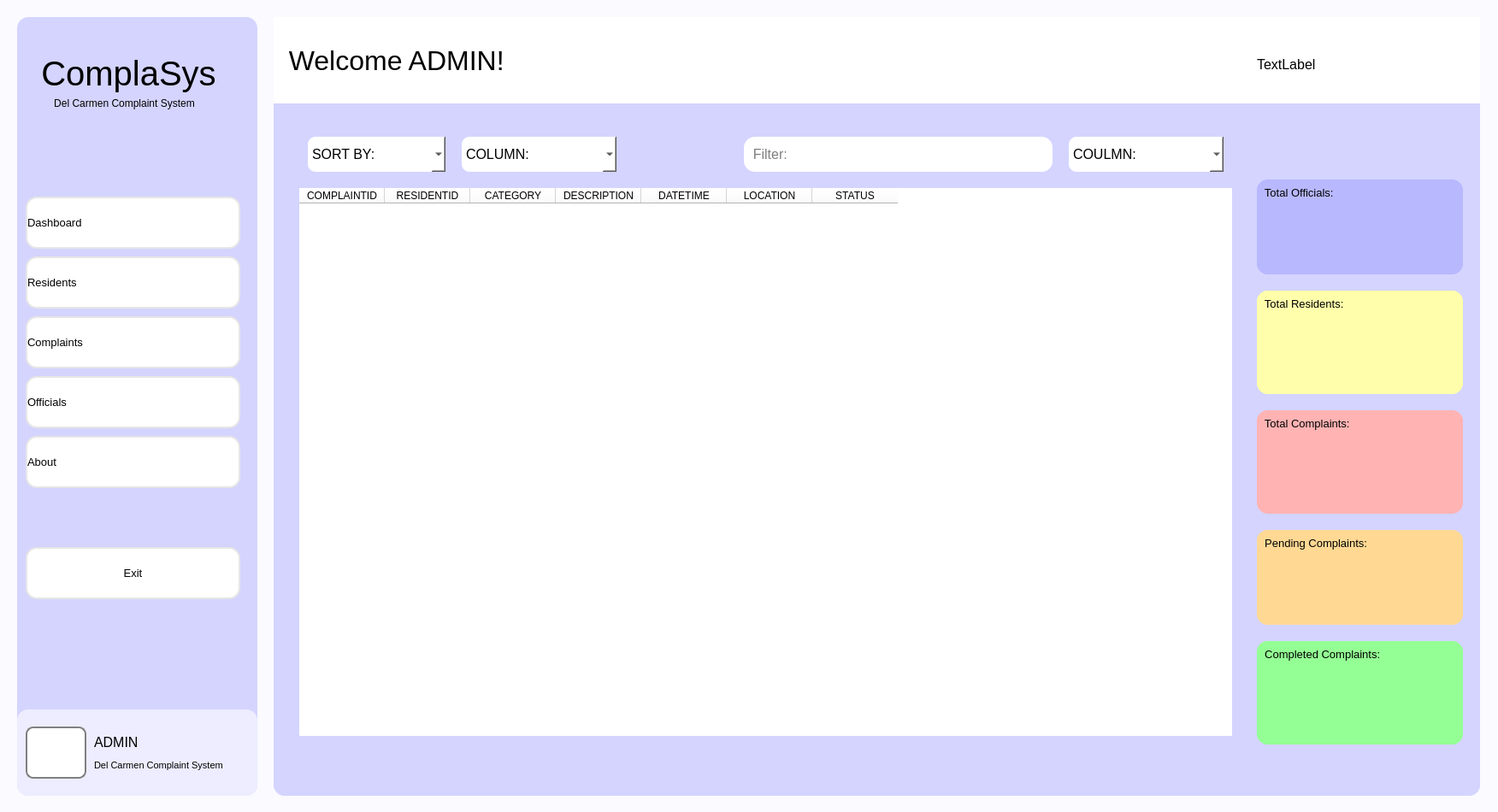
<?xml version="1.0" encoding="UTF-8"?>
<ui version="4.0">
 <class>MainWindow</class>
 <widget class="QMainWindow" name="MainWindow">
  <property name="geometry">
   <rect>
    <x>0</x>
    <y>0</y>
    <width>1752</width>
    <height>950</height>
   </rect>
  </property>
  <property name="windowTitle">
   <string>MainWindow</string>
  </property>
  <property name="styleSheet">
   <string notr="true">background-color: rgb(250, 250, 255);
</string>
  </property>
  <widget class="QWidget" name="centralwidget">
   <widget class="QWidget" name="fullMenu" native="true">
    <property name="geometry">
     <rect>
      <x>20</x>
      <y>20</y>
      <width>281</width>
      <height>911</height>
     </rect>
    </property>
    <property name="font">
     <font>
      <weight>75</weight>
      <bold>true</bold>
     </font>
    </property>
    <property name="styleSheet">
     <string notr="true">background-color: rgb(212, 212, 255);
border-radius: 13px;
color: black;</string>
    </property>
    <widget class="QPushButton" name="homeBtn">
     <property name="geometry">
      <rect>
       <x>10</x>
       <y>210</y>
       <width>251</width>
       <height>61</height>
      </rect>
     </property>
     <property name="font">
      <font>
       <pointsize>10</pointsize>
       <weight>50</weight>
       <bold>false</bold>
      </font>
     </property>
     <property name="styleSheet">
      <string notr="true">background-color: white;
border: 2px solid rgb(230, 230, 230);
border-radius: 13px;
text-align: left;
color:black;</string>
     </property>
     <property name="text">
      <string>Dashboard</string>
     </property>
     <property name="icon">
      <iconset resource="CCC151-ComplaSys-neil/resources/resource.qrc">
       <normaloff>:/icons/icons-flat/home.png</normaloff>:/icons/icons-flat/home.png</iconset>
     </property>
    </widget>
    <widget class="QPushButton" name="resBtn">
     <property name="geometry">
      <rect>
       <x>10</x>
       <y>280</y>
       <width>251</width>
       <height>61</height>
      </rect>
     </property>
     <property name="font">
      <font>
       <pointsize>10</pointsize>
       <weight>50</weight>
       <bold>false</bold>
      </font>
     </property>
     <property name="styleSheet">
      <string notr="true">background-color: white;
border: 2px solid rgb(230, 230, 230);
border-radius: 13px;
text-align: left;
color:black;</string>
     </property>
     <property name="text">
      <string>Residents</string>
     </property>
     <property name="icon">
      <iconset resource="CCC151-ComplaSys-neil/resources/resource.qrc">
       <normaloff>:/icons/icons-flat/users-alt.png</normaloff>:/icons/icons-flat/users-alt.png</iconset>
     </property>
    </widget>
    <widget class="QPushButton" name="compBtn">
     <property name="geometry">
      <rect>
       <x>10</x>
       <y>350</y>
       <width>251</width>
       <height>61</height>
      </rect>
     </property>
     <property name="font">
      <font>
       <pointsize>10</pointsize>
       <weight>50</weight>
       <bold>false</bold>
      </font>
     </property>
     <property name="styleSheet">
      <string notr="true">background-color: white;
border: 2px solid rgb(230, 230, 230);
border-radius: 13px;
text-align: left;
color:black;</string>
     </property>
     <property name="text">
      <string>Complaints</string>
     </property>
     <property name="icon">
      <iconset resource="CCC151-ComplaSys-neil/resources/resource.qrc">
       <normaloff>:/icons/icons-flat/document.png</normaloff>:/icons/icons-flat/document.png</iconset>
     </property>
    </widget>
    <widget class="QPushButton" name="offiBtn">
     <property name="geometry">
      <rect>
       <x>10</x>
       <y>420</y>
       <width>251</width>
       <height>61</height>
      </rect>
     </property>
     <property name="font">
      <font>
       <pointsize>10</pointsize>
       <weight>50</weight>
       <bold>false</bold>
      </font>
     </property>
     <property name="styleSheet">
      <string notr="true">background-color: white;
border: 2px solid rgb(230, 230, 230);
border-radius: 13px;
text-align: left;
color:black;</string>
     </property>
     <property name="text">
      <string>Officials</string>
     </property>
     <property name="icon">
      <iconset resource="CCC151-ComplaSys-neil/resources/resource.qrc">
       <normaloff>:/icons/icons-flat/briefcase.png</normaloff>:/icons/icons-flat/briefcase.png</iconset>
     </property>
    </widget>
    <widget class="QFrame" name="frame">
     <property name="geometry">
      <rect>
       <x>0</x>
       <y>810</y>
       <width>281</width>
       <height>101</height>
      </rect>
     </property>
     <property name="styleSheet">
      <string notr="true">background-color: rgb(237, 237, 255);
color: black;</string>
     </property>
     <property name="frameShape">
      <enum>QFrame::StyledPanel</enum>
     </property>
     <property name="frameShadow">
      <enum>QFrame::Raised</enum>
     </property>
     <widget class="QPushButton" name="accBtn">
      <property name="geometry">
       <rect>
        <x>10</x>
        <y>20</y>
        <width>71</width>
        <height>61</height>
       </rect>
      </property>
      <property name="styleSheet">
       <string notr="true">background-color: white;
border-radius: 9px;
border: 2px solid grey;</string>
      </property>
      <property name="text">
       <string/>
      </property>
      <property name="icon">
       <iconset resource="CCC151-ComplaSys-neil/resources/resource.qrc">
        <normaloff>:/icons/icons-flat/user.png</normaloff>:/icons/icons-flat/user.png</iconset>
      </property>
     </widget>
     <widget class="QLabel" name="label">
      <property name="geometry">
       <rect>
        <x>90</x>
        <y>30</y>
        <width>81</width>
        <height>16</height>
       </rect>
      </property>
      <property name="font">
       <font>
        <pointsize>12</pointsize>
        <weight>50</weight>
        <bold>false</bold>
       </font>
      </property>
      <property name="text">
       <string>ADMIN</string>
      </property>
     </widget>
     <widget class="QLabel" name="label_2">
      <property name="geometry">
       <rect>
        <x>90</x>
        <y>50</y>
        <width>201</width>
        <height>31</height>
       </rect>
      </property>
      <property name="font">
       <font>
        <pointsize>8</pointsize>
        <weight>50</weight>
        <bold>false</bold>
       </font>
      </property>
      <property name="text">
       <string>Del Carmen Complaint System</string>
      </property>
     </widget>
    </widget>
    <widget class="QPushButton" name="exBtn">
     <property name="geometry">
      <rect>
       <x>10</x>
       <y>620</y>
       <width>251</width>
       <height>61</height>
      </rect>
     </property>
     <property name="font">
      <font>
       <pointsize>10</pointsize>
       <weight>50</weight>
       <bold>false</bold>
      </font>
     </property>
     <property name="styleSheet">
      <string notr="true">background-color: white;
border: 2px solid rgb(230, 230, 230);
border-radius: 13px;
color:black;</string>
     </property>
     <property name="text">
      <string>Exit</string>
     </property>
    </widget>
    <widget class="QPushButton" name="abtBtn">
     <property name="geometry">
      <rect>
       <x>10</x>
       <y>490</y>
       <width>251</width>
       <height>61</height>
      </rect>
     </property>
     <property name="font">
      <font>
       <pointsize>10</pointsize>
       <weight>50</weight>
       <bold>false</bold>
      </font>
     </property>
     <property name="styleSheet">
      <string notr="true">background-color: white;
border: 2px solid rgb(230, 230, 230);
border-radius: 13px;
text-align: left;
color:black;</string>
     </property>
     <property name="text">
      <string>About</string>
     </property>
     <property name="icon">
      <iconset resource="CCC151-ComplaSys-neil/resources/resource.qrc">
       <normaloff>:/icons/icons-flat/interrogation.png</normaloff>:/icons/icons-flat/interrogation.png</iconset>
     </property>
    </widget>
    <widget class="QLabel" name="label_4">
     <property name="geometry">
      <rect>
       <x>0</x>
       <y>90</y>
       <width>251</width>
       <height>21</height>
      </rect>
     </property>
     <property name="font">
      <font>
       <pointsize>9</pointsize>
       <weight>50</weight>
       <bold>false</bold>
      </font>
     </property>
     <property name="styleSheet">
      <string notr="true">border-radius: 0px;
border: 0px;</string>
     </property>
     <property name="text">
      <string>Del Carmen Complaint System</string>
     </property>
     <property name="alignment">
      <set>Qt::AlignCenter</set>
     </property>
    </widget>
    <widget class="QLabel" name="label_3">
     <property name="geometry">
      <rect>
       <x>0</x>
       <y>40</y>
       <width>261</width>
       <height>51</height>
      </rect>
     </property>
     <property name="font">
      <font>
       <family>MS Sans Serif</family>
       <pointsize>30</pointsize>
       <weight>50</weight>
       <bold>false</bold>
      </font>
     </property>
     <property name="styleSheet">
      <string notr="true">border-radius: 0px;
border: 0px;</string>
     </property>
     <property name="text">
      <string>ComplaSys</string>
     </property>
     <property name="alignment">
      <set>Qt::AlignCenter</set>
     </property>
    </widget>
   </widget>
   <widget class="QStackedWidget" name="stackedWidget">
    <property name="geometry">
     <rect>
      <x>320</x>
      <y>20</y>
      <width>1411</width>
      <height>911</height>
     </rect>
    </property>
    <property name="font">
     <font>
      <family>System</family>
      <weight>50</weight>
      <bold>false</bold>
     </font>
    </property>
    <property name="styleSheet">
     <string notr="true">background-color: rgb(212, 212, 255);
border-radius: 13px;</string>
    </property>
    <property name="currentIndex">
     <number>0</number>
    </property>
    <widget class="QWidget" name="page">
     <widget class="QLabel" name="label_7">
      <property name="geometry">
       <rect>
        <x>0</x>
        <y>0</y>
        <width>1431</width>
        <height>101</height>
       </rect>
      </property>
      <property name="font">
       <font>
        <family>MS Shell Dlg 2</family>
        <pointsize>24</pointsize>
        <weight>50</weight>
        <bold>false</bold>
       </font>
      </property>
      <property name="styleSheet">
       <string notr="true">background-color: white;
color: black;
border-radius: 0px;</string>
      </property>
      <property name="text">
       <string>  Welcome ADMIN!</string>
      </property>
     </widget>
     <widget class="QLabel" name="labelDateTime1">
      <property name="geometry">
       <rect>
        <x>1150</x>
        <y>30</y>
        <width>261</width>
        <height>51</height>
       </rect>
      </property>
      <property name="font">
       <font>
        <pointsize>12</pointsize>
       </font>
      </property>
      <property name="styleSheet">
       <string notr="true">background-color: white;
color: black;</string>
      </property>
      <property name="text">
       <string>TextLabel</string>
      </property>
     </widget>
     <widget class="QFrame" name="frame_2">
      <property name="geometry">
       <rect>
        <x>1150</x>
        <y>460</y>
        <width>241</width>
        <height>121</height>
       </rect>
      </property>
      <property name="styleSheet">
       <string notr="true">background-color: rgb(255, 179, 179);
border-radius: 13px;</string>
      </property>
      <property name="frameShape">
       <enum>QFrame::StyledPanel</enum>
      </property>
      <property name="frameShadow">
       <enum>QFrame::Raised</enum>
      </property>
      <widget class="QLineEdit" name="lineEdit">
       <property name="geometry">
        <rect>
         <x>0</x>
         <y>0</y>
         <width>241</width>
         <height>31</height>
        </rect>
       </property>
       <property name="font">
        <font>
         <pointsize>10</pointsize>
        </font>
       </property>
       <property name="text">
        <string>  Total Complaints:</string>
       </property>
      </widget>
      <widget class="QLineEdit" name="totalComp_line">
       <property name="geometry">
        <rect>
         <x>0</x>
         <y>50</y>
         <width>241</width>
         <height>61</height>
        </rect>
       </property>
       <property name="font">
        <font>
         <pointsize>24</pointsize>
        </font>
       </property>
       <property name="alignment">
        <set>Qt::AlignCenter</set>
       </property>
      </widget>
     </widget>
     <widget class="QFrame" name="frame_4">
      <property name="geometry">
       <rect>
        <x>1150</x>
        <y>730</y>
        <width>241</width>
        <height>121</height>
       </rect>
      </property>
      <property name="styleSheet">
       <string notr="true">background-color: rgb(148, 255, 148);
border-radius: 13px;</string>
      </property>
      <property name="frameShape">
       <enum>QFrame::StyledPanel</enum>
      </property>
      <property name="frameShadow">
       <enum>QFrame::Raised</enum>
      </property>
      <widget class="QLineEdit" name="lineEdit_3">
       <property name="geometry">
        <rect>
         <x>0</x>
         <y>0</y>
         <width>241</width>
         <height>31</height>
        </rect>
       </property>
       <property name="font">
        <font>
         <pointsize>10</pointsize>
        </font>
       </property>
       <property name="text">
        <string>  Completed Complaints:</string>
       </property>
      </widget>
      <widget class="QLineEdit" name="lineEdit_7">
       <property name="geometry">
        <rect>
         <x>140</x>
         <y>140</y>
         <width>401</width>
         <height>71</height>
        </rect>
       </property>
      </widget>
      <widget class="QLineEdit" name="completeComp_line">
       <property name="geometry">
        <rect>
         <x>0</x>
         <y>50</y>
         <width>241</width>
         <height>71</height>
        </rect>
       </property>
       <property name="font">
        <font>
         <pointsize>24</pointsize>
        </font>
       </property>
       <property name="alignment">
        <set>Qt::AlignCenter</set>
       </property>
      </widget>
     </widget>
     <widget class="QFrame" name="frame_3">
      <property name="geometry">
       <rect>
        <x>1150</x>
        <y>600</y>
        <width>241</width>
        <height>111</height>
       </rect>
      </property>
      <property name="styleSheet">
       <string notr="true">background-color: rgb(255, 217, 148);
border-radius: 13px;</string>
      </property>
      <property name="frameShape">
       <enum>QFrame::StyledPanel</enum>
      </property>
      <property name="frameShadow">
       <enum>QFrame::Raised</enum>
      </property>
      <widget class="QLineEdit" name="lineEdit_2">
       <property name="geometry">
        <rect>
         <x>0</x>
         <y>0</y>
         <width>241</width>
         <height>31</height>
        </rect>
       </property>
       <property name="font">
        <font>
         <pointsize>10</pointsize>
        </font>
       </property>
       <property name="text">
        <string>  Pending Complaints:</string>
       </property>
      </widget>
      <widget class="QLineEdit" name="pendingComp_line">
       <property name="geometry">
        <rect>
         <x>0</x>
         <y>50</y>
         <width>241</width>
         <height>61</height>
        </rect>
       </property>
       <property name="font">
        <font>
         <pointsize>24</pointsize>
        </font>
       </property>
       <property name="alignment">
        <set>Qt::AlignCenter</set>
       </property>
      </widget>
     </widget>
     <widget class="QFrame" name="frame_6">
      <property name="geometry">
       <rect>
        <x>1150</x>
        <y>320</y>
        <width>241</width>
        <height>121</height>
       </rect>
      </property>
      <property name="styleSheet">
       <string notr="true">background-color: rgb(255, 255, 171);
border-radius: 13px;</string>
      </property>
      <property name="frameShape">
       <enum>QFrame::StyledPanel</enum>
      </property>
      <property name="frameShadow">
       <enum>QFrame::Raised</enum>
      </property>
      <widget class="QLineEdit" name="lineEdit_5">
       <property name="geometry">
        <rect>
         <x>0</x>
         <y>0</y>
         <width>241</width>
         <height>31</height>
        </rect>
       </property>
       <property name="font">
        <font>
         <pointsize>10</pointsize>
        </font>
       </property>
       <property name="text">
        <string>  Total Residents:</string>
       </property>
      </widget>
      <widget class="QLineEdit" name="totalRes_line">
       <property name="geometry">
        <rect>
         <x>0</x>
         <y>50</y>
         <width>241</width>
         <height>71</height>
        </rect>
       </property>
       <property name="font">
        <font>
         <pointsize>24</pointsize>
        </font>
       </property>
       <property name="alignment">
        <set>Qt::AlignCenter</set>
       </property>
      </widget>
     </widget>
     <widget class="QFrame" name="frame_7">
      <property name="geometry">
       <rect>
        <x>1150</x>
        <y>190</y>
        <width>241</width>
        <height>111</height>
       </rect>
      </property>
      <property name="styleSheet">
       <string notr="true">background-color: rgb(184, 184, 255);
border-radius: 13px;</string>
      </property>
      <property name="frameShape">
       <enum>QFrame::StyledPanel</enum>
      </property>
      <property name="frameShadow">
       <enum>QFrame::Raised</enum>
      </property>
      <widget class="QLineEdit" name="lineEdit_6">
       <property name="geometry">
        <rect>
         <x>0</x>
         <y>0</y>
         <width>241</width>
         <height>31</height>
        </rect>
       </property>
       <property name="font">
        <font>
         <pointsize>10</pointsize>
        </font>
       </property>
       <property name="text">
        <string>  Total Officials:</string>
       </property>
      </widget>
      <widget class="QLineEdit" name="totalOffi_line">
       <property name="geometry">
        <rect>
         <x>0</x>
         <y>50</y>
         <width>241</width>
         <height>61</height>
        </rect>
       </property>
       <property name="font">
        <font>
         <pointsize>24</pointsize>
        </font>
       </property>
       <property name="text">
        <string/>
       </property>
       <property name="alignment">
        <set>Qt::AlignCenter</set>
       </property>
      </widget>
     </widget>
     <widget class="QTableWidget" name="pendingComp_table">
      <property name="geometry">
       <rect>
        <x>30</x>
        <y>200</y>
        <width>1091</width>
        <height>641</height>
       </rect>
      </property>
      <property name="styleSheet">
       <string notr="true">background-color: white;
border-radius: 1px;</string>
      </property>
      <column>
       <property name="text">
        <string>COMPLAINTID</string>
       </property>
      </column>
      <column>
       <property name="text">
        <string>RESIDENTID</string>
       </property>
      </column>
      <column>
       <property name="text">
        <string>CATEGORY</string>
       </property>
      </column>
      <column>
       <property name="text">
        <string>DESCRIPTION</string>
       </property>
      </column>
      <column>
       <property name="text">
        <string>DATETIME</string>
       </property>
      </column>
      <column>
       <property name="text">
        <string>LOCATION</string>
       </property>
      </column>
      <column>
       <property name="text">
        <string>STATUS</string>
       </property>
      </column>
     </widget>
     <widget class="QComboBox" name="sortBy_box">
      <property name="geometry">
       <rect>
        <x>40</x>
        <y>140</y>
        <width>161</width>
        <height>41</height>
       </rect>
      </property>
      <property name="font">
       <font>
        <pointsize>12</pointsize>
       </font>
      </property>
      <property name="styleSheet">
       <string notr="true">background-color: white;
border-radius: 9px;</string>
      </property>
      <item>
       <property name="text">
        <string>SORT BY:</string>
       </property>
      </item>
      <item>
       <property name="text">
        <string>ASCENDING</string>
       </property>
      </item>
      <item>
       <property name="text">
        <string>DESCENDING</string>
       </property>
      </item>
     </widget>
     <widget class="QComboBox" name="column_box">
      <property name="geometry">
       <rect>
        <x>220</x>
        <y>140</y>
        <width>181</width>
        <height>41</height>
       </rect>
      </property>
      <property name="font">
       <font>
        <pointsize>12</pointsize>
       </font>
      </property>
      <property name="styleSheet">
       <string notr="true">background-color: white;
border-radius: 9px;</string>
      </property>
      <item>
       <property name="text">
        <string>COLUMN:</string>
       </property>
      </item>
      <item>
       <property name="text">
        <string>COMPLAINTID</string>
       </property>
      </item>
      <item>
       <property name="text">
        <string>RESIDENTID</string>
       </property>
      </item>
      <item>
       <property name="text">
        <string>CATEGORY</string>
       </property>
      </item>
      <item>
       <property name="text">
        <string>DESCRIPTION</string>
       </property>
      </item>
      <item>
       <property name="text">
        <string>DATETIME</string>
       </property>
      </item>
      <item>
       <property name="text">
        <string>LOCATION</string>
       </property>
      </item>
      <item>
       <property name="text">
        <string>STATUS</string>
       </property>
      </item>
     </widget>
     <widget class="QLineEdit" name="filter_line">
      <property name="geometry">
       <rect>
        <x>550</x>
        <y>140</y>
        <width>361</width>
        <height>41</height>
       </rect>
      </property>
      <property name="font">
       <font>
        <pointsize>12</pointsize>
       </font>
      </property>
      <property name="styleSheet">
       <string notr="true">background-color: white;
border-radius: 13px;</string>
      </property>
      <property name="placeholderText">
       <string>  Filter:</string>
      </property>
     </widget>
     <widget class="QComboBox" name="column2_box">
      <property name="geometry">
       <rect>
        <x>930</x>
        <y>140</y>
        <width>181</width>
        <height>41</height>
       </rect>
      </property>
      <property name="font">
       <font>
        <pointsize>12</pointsize>
       </font>
      </property>
      <property name="styleSheet">
       <string notr="true">background-color: white;
border-radius: 9px;</string>
      </property>
      <item>
       <property name="text">
        <string>COULMN:</string>
       </property>
      </item>
      <item>
       <property name="text">
        <string>COMPLAINTID</string>
       </property>
      </item>
      <item>
       <property name="text">
        <string>RESIDENTID</string>
       </property>
      </item>
      <item>
       <property name="text">
        <string>CATEGORY</string>
       </property>
      </item>
      <item>
       <property name="text">
        <string>DESCRIPTION</string>
       </property>
      </item>
      <item>
       <property name="text">
        <string>DATETIME</string>
       </property>
      </item>
      <item>
       <property name="text">
        <string>LOCATION</string>
       </property>
      </item>
      <item>
       <property name="text">
        <string>STATUS</string>
       </property>
      </item>
     </widget>
     <widget class="QPushButton" name="filterPendComp_button">
      <property name="geometry">
       <rect>
        <x>860</x>
        <y>140</y>
        <width>51</width>
        <height>41</height>
       </rect>
      </property>
      <property name="styleSheet">
       <string notr="true">background-color: white;
border-radius: 13px;</string>
      </property>
      <property name="text">
       <string/>
      </property>
      <property name="icon">
       <iconset resource="CCC151-ComplaSys-neil/resources/resource.qrc">
        <normaloff>:/icons/icons-flat/search.png</normaloff>:/icons/icons-flat/search.png</iconset>
      </property>
     </widget>
    </widget>
    <widget class="QWidget" name="page_2">
     <widget class="QLabel" name="label_8">
      <property name="geometry">
       <rect>
        <x>0</x>
        <y>0</y>
        <width>1431</width>
        <height>101</height>
       </rect>
      </property>
      <property name="font">
       <font>
        <pointsize>24</pointsize>
        <weight>50</weight>
        <bold>false</bold>
       </font>
      </property>
      <property name="styleSheet">
       <string notr="true">background-color: rgb(48, 52, 63);
color: white;
border-radius: 0px;</string>
      </property>
      <property name="text">
       <string>  Residents</string>
      </property>
     </widget>
     <widget class="QTableWidget" name="resident_table">
      <property name="geometry">
       <rect>
        <x>30</x>
        <y>190</y>
        <width>1351</width>
        <height>651</height>
       </rect>
      </property>
      <property name="styleSheet">
       <string notr="true">background-color: white;
border-radius: 1px;</string>
      </property>
      <attribute name="horizontalHeaderStretchLastSection">
       <bool>false</bool>
      </attribute>
      <column>
       <property name="text">
        <string>RESIDENTID</string>
       </property>
      </column>
      <column>
       <property name="text">
        <string>FIRSTNAME</string>
       </property>
      </column>
      <column>
       <property name="text">
        <string>LASTNAME</string>
       </property>
      </column>
      <column>
       <property name="text">
        <string>AGE</string>
       </property>
      </column>
      <column>
       <property name="text">
        <string>SEX</string>
       </property>
      </column>
      <column>
       <property name="text">
        <string>BIRTHDATE</string>
       </property>
      </column>
      <column>
       <property name="text">
        <string>CONTACT</string>
       </property>
      </column>
      <column>
       <property name="text">
        <string>ADDRESS</string>
       </property>
      </column>
      <column>
       <property name="text">
        <string>CREDENTIALS</string>
       </property>
      </column>
     </widget>
     <widget class="QPushButton" name="updResBtn">
      <property name="geometry">
       <rect>
        <x>1280</x>
        <y>850</y>
        <width>101</width>
        <height>41</height>
       </rect>
      </property>
      <property name="font">
       <font>
        <family>System</family>
        <weight>75</weight>
        <bold>true</bold>
       </font>
      </property>
      <property name="styleSheet">
       <string notr="true">background-color: white;
border: 2px solid rgb(230, 230, 230);
border-radius: 13px;</string>
      </property>
      <property name="text">
       <string>Edit</string>
      </property>
      <property name="icon">
       <iconset resource="CCC151-ComplaSys-neil/resources/resource.qrc">
        <normaloff>:/icons/icons-flat/pencil.png</normaloff>:/icons/icons-flat/pencil.png</iconset>
      </property>
     </widget>
     <widget class="QPushButton" name="delResBtn">
      <property name="geometry">
       <rect>
        <x>1170</x>
        <y>850</y>
        <width>101</width>
        <height>41</height>
       </rect>
      </property>
      <property name="font">
       <font>
        <family>System</family>
        <weight>75</weight>
        <bold>true</bold>
       </font>
      </property>
      <property name="styleSheet">
       <string notr="true">background-color: white;
border: 2px solid rgb(230, 230, 230);
border-radius: 13px;</string>
      </property>
      <property name="text">
       <string>Delete</string>
      </property>
      <property name="icon">
       <iconset resource="CCC151-ComplaSys-neil/resources/resource.qrc">
        <normaloff>:/icons/icons-flat/trash.png</normaloff>:/icons/icons-flat/trash.png</iconset>
      </property>
     </widget>
     <widget class="QPushButton" name="addResBtn">
      <property name="geometry">
       <rect>
        <x>1200</x>
        <y>120</y>
        <width>181</width>
        <height>51</height>
       </rect>
      </property>
      <property name="font">
       <font>
        <family>System</family>
        <weight>75</weight>
        <bold>true</bold>
       </font>
      </property>
      <property name="styleSheet">
       <string notr="true">background-color: white;
border: 2px solid rgb(230, 230, 230);
border-radius: 13px;</string>
      </property>
      <property name="text">
       <string>Add Resident</string>
      </property>
      <property name="icon">
       <iconset resource="CCC151-ComplaSys-neil/resources/resource.qrc">
        <normaloff>:/icons/icons-flat/plus.png</normaloff>:/icons/icons-flat/plus.png</iconset>
      </property>
     </widget>
     <widget class="QLineEdit" name="searchRes_line">
      <property name="geometry">
       <rect>
        <x>30</x>
        <y>120</y>
        <width>421</width>
        <height>51</height>
       </rect>
      </property>
      <property name="font">
       <font>
        <pointsize>12</pointsize>
       </font>
      </property>
      <property name="styleSheet">
       <string notr="true">background-color: white;
border-radius: 13px;</string>
      </property>
      <property name="placeholderText">
       <string>    Search Residents...</string>
      </property>
     </widget>
     <widget class="QPushButton" name="searchResBtn">
      <property name="geometry">
       <rect>
        <x>400</x>
        <y>130</y>
        <width>41</width>
        <height>31</height>
       </rect>
      </property>
      <property name="styleSheet">
       <string notr="true">background-color: white;
border-radius: 9px;</string>
      </property>
      <property name="text">
       <string/>
      </property>
      <property name="icon">
       <iconset resource="CCC151-ComplaSys-neil/resources/resource.qrc">
        <normaloff>:/icons/icons-flat/search.png</normaloff>:/icons/icons-flat/search.png</iconset>
      </property>
     </widget>
     <widget class="QPushButton" name="refreshResBtn">
      <property name="geometry">
       <rect>
        <x>30</x>
        <y>850</y>
        <width>101</width>
        <height>41</height>
       </rect>
      </property>
      <property name="font">
       <font>
        <family>System</family>
        <weight>50</weight>
        <bold>false</bold>
       </font>
      </property>
      <property name="styleSheet">
       <string notr="true">background-color: white;
border: 2px solid rgb(230, 230, 230);
border-radius: 13px;</string>
      </property>
      <property name="text">
       <string>Refresh</string>
      </property>
     </widget>
     <widget class="QPushButton" name="saveResBtn">
      <property name="geometry">
       <rect>
        <x>140</x>
        <y>850</y>
        <width>101</width>
        <height>41</height>
       </rect>
      </property>
      <property name="font">
       <font>
        <family>System</family>
        <weight>50</weight>
        <bold>false</bold>
       </font>
      </property>
      <property name="styleSheet">
       <string notr="true">background-color: white;
border: 2px solid rgb(230, 230, 230);
border-radius: 13px;</string>
      </property>
      <property name="text">
       <string>Save</string>
      </property>
     </widget>
     <widget class="QLabel" name="labelDateTime2">
      <property name="geometry">
       <rect>
        <x>1150</x>
        <y>30</y>
        <width>261</width>
        <height>51</height>
       </rect>
      </property>
      <property name="font">
       <font>
        <pointsize>12</pointsize>
       </font>
      </property>
      <property name="styleSheet">
       <string notr="true">background-color: rgb(48, 52, 63);
color: white;</string>
      </property>
      <property name="text">
       <string>TextLabel</string>
      </property>
     </widget>
    </widget>
    <widget class="QWidget" name="page_3">
     <widget class="QLabel" name="label_9">
      <property name="geometry">
       <rect>
        <x>0</x>
        <y>0</y>
        <width>1461</width>
        <height>101</height>
       </rect>
      </property>
      <property name="font">
       <font>
        <pointsize>24</pointsize>
        <weight>50</weight>
        <bold>false</bold>
       </font>
      </property>
      <property name="styleSheet">
       <string notr="true">background-color: rgb(48, 52, 63);
color: white;
border-radius: 0px;</string>
      </property>
      <property name="text">
       <string>  Complaints</string>
      </property>
     </widget>
     <widget class="QTableWidget" name="complaint_table">
      <property name="geometry">
       <rect>
        <x>30</x>
        <y>190</y>
        <width>1351</width>
        <height>651</height>
       </rect>
      </property>
      <property name="styleSheet">
       <string notr="true">background-color: white;
border-radius: 1px;</string>
      </property>
      <column>
       <property name="text">
        <string>COMPLAINTID</string>
       </property>
      </column>
      <column>
       <property name="text">
        <string>RESIDENTID</string>
       </property>
      </column>
      <column>
       <property name="text">
        <string>CATEGORY</string>
       </property>
      </column>
      <column>
       <property name="text">
        <string>DESCRIPTION</string>
       </property>
      </column>
      <column>
       <property name="text">
        <string>DATETIME</string>
       </property>
      </column>
      <column>
       <property name="text">
        <string>LOCATION</string>
       </property>
      </column>
      <column>
       <property name="text">
        <string>STATUS</string>
       </property>
      </column>
     </widget>
     <widget class="QPushButton" name="delCompBtn">
      <property name="geometry">
       <rect>
        <x>1170</x>
        <y>850</y>
        <width>101</width>
        <height>41</height>
       </rect>
      </property>
      <property name="font">
       <font>
        <family>System</family>
        <weight>50</weight>
        <bold>false</bold>
       </font>
      </property>
      <property name="styleSheet">
       <string notr="true">background-color: white;
border: 2px solid rgb(230, 230, 230);
border-radius: 13px;</string>
      </property>
      <property name="text">
       <string>Delete</string>
      </property>
      <property name="icon">
       <iconset resource="CCC151-ComplaSys-neil/resources/resource.qrc">
        <normaloff>:/icons/icons-flat/trash.png</normaloff>:/icons/icons-flat/trash.png</iconset>
      </property>
     </widget>
     <widget class="QPushButton" name="updCompBtn">
      <property name="geometry">
       <rect>
        <x>1280</x>
        <y>850</y>
        <width>101</width>
        <height>41</height>
       </rect>
      </property>
      <property name="font">
       <font>
        <family>System</family>
        <weight>50</weight>
        <bold>false</bold>
       </font>
      </property>
      <property name="styleSheet">
       <string notr="true">background-color: white;
border: 2px solid rgb(230, 230, 230);
border-radius: 13px;</string>
      </property>
      <property name="text">
       <string>Edit</string>
      </property>
      <property name="icon">
       <iconset resource="CCC151-ComplaSys-neil/resources/resource.qrc">
        <normaloff>:/icons/icons-flat/pencil.png</normaloff>:/icons/icons-flat/pencil.png</iconset>
      </property>
     </widget>
     <widget class="QPushButton" name="addCompBtn">
      <property name="geometry">
       <rect>
        <x>1200</x>
        <y>120</y>
        <width>181</width>
        <height>51</height>
       </rect>
      </property>
      <property name="font">
       <font>
        <family>System</family>
        <weight>50</weight>
        <bold>false</bold>
       </font>
      </property>
      <property name="styleSheet">
       <string notr="true">background-color: white;
border: 2px solid rgb(230, 230, 230);
border-radius: 13px;</string>
      </property>
      <property name="text">
       <string>Add Complaint</string>
      </property>
      <property name="icon">
       <iconset resource="CCC151-ComplaSys-neil/resources/resource.qrc">
        <normaloff>:/icons/icons-flat/plus.png</normaloff>:/icons/icons-flat/plus.png</iconset>
      </property>
     </widget>
     <widget class="QLineEdit" name="searchComp_line">
      <property name="geometry">
       <rect>
        <x>30</x>
        <y>120</y>
        <width>421</width>
        <height>51</height>
       </rect>
      </property>
      <property name="font">
       <font>
        <pointsize>12</pointsize>
       </font>
      </property>
      <property name="styleSheet">
       <string notr="true">background-color: white;
border-radius: 13px;</string>
      </property>
      <property name="placeholderText">
       <string>    Search Complaints...</string>
      </property>
     </widget>
     <widget class="QPushButton" name="searchCompBtn">
      <property name="geometry">
       <rect>
        <x>400</x>
        <y>130</y>
        <width>41</width>
        <height>31</height>
       </rect>
      </property>
      <property name="styleSheet">
       <string notr="true">background-color: white;
border-radius: 9px;</string>
      </property>
      <property name="text">
       <string/>
      </property>
      <property name="icon">
       <iconset resource="CCC151-ComplaSys-neil/resources/resource.qrc">
        <normaloff>:/icons/icons-flat/search.png</normaloff>:/icons/icons-flat/search.png</iconset>
      </property>
     </widget>
     <widget class="QPushButton" name="refreshCompBtn">
      <property name="geometry">
       <rect>
        <x>30</x>
        <y>850</y>
        <width>101</width>
        <height>41</height>
       </rect>
      </property>
      <property name="font">
       <font>
        <family>System</family>
        <weight>50</weight>
        <bold>false</bold>
       </font>
      </property>
      <property name="styleSheet">
       <string notr="true">background-color: white;
border: 2px solid rgb(230, 230, 230);
border-radius: 13px;</string>
      </property>
      <property name="text">
       <string>Refresh</string>
      </property>
     </widget>
     <widget class="QPushButton" name="saveCompBtn">
      <property name="geometry">
       <rect>
        <x>140</x>
        <y>850</y>
        <width>101</width>
        <height>41</height>
       </rect>
      </property>
      <property name="font">
       <font>
        <family>System</family>
        <weight>50</weight>
        <bold>false</bold>
       </font>
      </property>
      <property name="styleSheet">
       <string notr="true">background-color: white;
border: 2px solid rgb(230, 230, 230);
border-radius: 13px;</string>
      </property>
      <property name="text">
       <string>Save</string>
      </property>
     </widget>
     <widget class="QLabel" name="labelDateTime3">
      <property name="geometry">
       <rect>
        <x>1150</x>
        <y>30</y>
        <width>261</width>
        <height>51</height>
       </rect>
      </property>
      <property name="font">
       <font>
        <pointsize>12</pointsize>
       </font>
      </property>
      <property name="styleSheet">
       <string notr="true">background-color: rgb(48, 52, 63);
color: white;</string>
      </property>
      <property name="text">
       <string>TextLabel</string>
      </property>
     </widget>
    </widget>
    <widget class="QWidget" name="page_4">
     <widget class="QLabel" name="label_10">
      <property name="geometry">
       <rect>
        <x>0</x>
        <y>0</y>
        <width>1471</width>
        <height>101</height>
       </rect>
      </property>
      <property name="font">
       <font>
        <pointsize>24</pointsize>
        <weight>50</weight>
        <bold>false</bold>
       </font>
      </property>
      <property name="styleSheet">
       <string notr="true">background-color: rgb(48, 52, 63);
color: white;
border-radius: 0px;</string>
      </property>
      <property name="text">
       <string>  Officials</string>
      </property>
     </widget>
     <widget class="QTableWidget" name="official_table">
      <property name="geometry">
       <rect>
        <x>30</x>
        <y>190</y>
        <width>1351</width>
        <height>651</height>
       </rect>
      </property>
      <property name="styleSheet">
       <string notr="true">background-color: white;
border-radius: 1px;</string>
      </property>
      <column>
       <property name="text">
        <string>OFFICIALID</string>
       </property>
      </column>
      <column>
       <property name="text">
        <string>POSITION</string>
       </property>
      </column>
      <column>
       <property name="text">
        <string>FIRSTNAME</string>
       </property>
      </column>
      <column>
       <property name="text">
        <string>LASTNAME</string>
       </property>
      </column>
      <column>
       <property name="text">
        <string>CONTACT</string>
       </property>
      </column>
     </widget>
     <widget class="QPushButton" name="updOffiBtn">
      <property name="geometry">
       <rect>
        <x>1270</x>
        <y>850</y>
        <width>101</width>
        <height>41</height>
       </rect>
      </property>
      <property name="font">
       <font>
        <family>System</family>
        <weight>50</weight>
        <bold>false</bold>
       </font>
      </property>
      <property name="styleSheet">
       <string notr="true">background-color: white;
border: 2px solid rgb(230, 230, 230);
border-radius: 13px;</string>
      </property>
      <property name="text">
       <string>Edit</string>
      </property>
      <property name="icon">
       <iconset resource="CCC151-ComplaSys-neil/resources/resource.qrc">
        <normaloff>:/icons/icons-flat/pencil.png</normaloff>:/icons/icons-flat/pencil.png</iconset>
      </property>
     </widget>
     <widget class="QPushButton" name="delOffiBtn">
      <property name="geometry">
       <rect>
        <x>1160</x>
        <y>850</y>
        <width>101</width>
        <height>41</height>
       </rect>
      </property>
      <property name="font">
       <font>
        <family>System</family>
        <weight>50</weight>
        <bold>false</bold>
       </font>
      </property>
      <property name="styleSheet">
       <string notr="true">background-color: white;
border: 2px solid rgb(230, 230, 230);
border-radius: 13px;</string>
      </property>
      <property name="text">
       <string>Delete</string>
      </property>
      <property name="icon">
       <iconset resource="CCC151-ComplaSys-neil/resources/resource.qrc">
        <normaloff>:/icons/icons-flat/trash.png</normaloff>:/icons/icons-flat/trash.png</iconset>
      </property>
     </widget>
     <widget class="QPushButton" name="addOffiBtn">
      <property name="geometry">
       <rect>
        <x>1200</x>
        <y>120</y>
        <width>181</width>
        <height>51</height>
       </rect>
      </property>
      <property name="font">
       <font>
        <family>System</family>
        <weight>50</weight>
        <bold>false</bold>
       </font>
      </property>
      <property name="styleSheet">
       <string notr="true">background-color: white;
border: 2px solid rgb(230, 230, 230);
border-radius: 13px;</string>
      </property>
      <property name="text">
       <string>Add Official</string>
      </property>
      <property name="icon">
       <iconset resource="CCC151-ComplaSys-neil/resources/resource.qrc">
        <normaloff>:/icons/icons-flat/plus.png</normaloff>:/icons/icons-flat/plus.png</iconset>
      </property>
     </widget>
     <widget class="QLineEdit" name="searchOffi_line">
      <property name="geometry">
       <rect>
        <x>30</x>
        <y>120</y>
        <width>421</width>
        <height>51</height>
       </rect>
      </property>
      <property name="font">
       <font>
        <pointsize>12</pointsize>
       </font>
      </property>
      <property name="styleSheet">
       <string notr="true">background-color: white;
border-radius: 13px;</string>
      </property>
      <property name="placeholderText">
       <string>    Search Officials...</string>
      </property>
     </widget>
     <widget class="QPushButton" name="searchOffiBtn">
      <property name="geometry">
       <rect>
        <x>400</x>
        <y>130</y>
        <width>41</width>
        <height>31</height>
       </rect>
      </property>
      <property name="styleSheet">
       <string notr="true">background-color: white;
border-radius: 9px;</string>
      </property>
      <property name="text">
       <string/>
      </property>
      <property name="icon">
       <iconset resource="CCC151-ComplaSys-neil/resources/resource.qrc">
        <normaloff>:/icons/icons-flat/search.png</normaloff>:/icons/icons-flat/search.png</iconset>
      </property>
     </widget>
     <widget class="QPushButton" name="refreshOffiBtn">
      <property name="geometry">
       <rect>
        <x>30</x>
        <y>850</y>
        <width>101</width>
        <height>41</height>
       </rect>
      </property>
      <property name="font">
       <font>
        <family>System</family>
        <weight>50</weight>
        <bold>false</bold>
       </font>
      </property>
      <property name="styleSheet">
       <string notr="true">background-color: white;
border: 2px solid rgb(230, 230, 230);
border-radius: 13px;</string>
      </property>
      <property name="text">
       <string>Refresh</string>
      </property>
     </widget>
     <widget class="QPushButton" name="saveOffiBtn">
      <property name="geometry">
       <rect>
        <x>140</x>
        <y>850</y>
        <width>101</width>
        <height>41</height>
       </rect>
      </property>
      <property name="font">
       <font>
        <family>System</family>
        <weight>50</weight>
        <bold>false</bold>
       </font>
      </property>
      <property name="styleSheet">
       <string notr="true">background-color: white;
border: 2px solid rgb(230, 230, 230);
border-radius: 13px;</string>
      </property>
      <property name="text">
       <string>Save</string>
      </property>
     </widget>
     <widget class="QLabel" name="labelDateTime4">
      <property name="geometry">
       <rect>
        <x>1150</x>
        <y>30</y>
        <width>261</width>
        <height>51</height>
       </rect>
      </property>
      <property name="font">
       <font>
        <pointsize>12</pointsize>
       </font>
      </property>
      <property name="styleSheet">
       <string notr="true">background-color: rgb(48, 52, 63);
color: white;</string>
      </property>
      <property name="text">
       <string>TextLabel</string>
      </property>
     </widget>
    </widget>
    <widget class="QWidget" name="page_6">
     <widget class="QLabel" name="label_12">
      <property name="geometry">
       <rect>
        <x>0</x>
        <y>0</y>
        <width>1471</width>
        <height>101</height>
       </rect>
      </property>
      <property name="font">
       <font>
        <family>MS Shell Dlg 2</family>
        <pointsize>24</pointsize>
        <weight>50</weight>
        <bold>false</bold>
       </font>
      </property>
      <property name="styleSheet">
       <string notr="true">background-color: rgb(48, 52, 63);
color: white;
border-radius: 0px;</string>
      </property>
      <property name="text">
       <string>  About</string>
      </property>
     </widget>
     <widget class="QFrame" name="frame_5">
      <property name="geometry">
       <rect>
        <x>70</x>
        <y>150</y>
        <width>1271</width>
        <height>651</height>
       </rect>
      </property>
      <property name="styleSheet">
       <string notr="true">background-color: white;
border-radius: 13px;</string>
      </property>
      <property name="frameShape">
       <enum>QFrame::StyledPanel</enum>
      </property>
      <property name="frameShadow">
       <enum>QFrame::Raised</enum>
      </property>
     </widget>
    </widget>
   </widget>
  </widget>
 </widget>
 <resources>
  <include location="CCC151-ComplaSys-neil/resources/resource.qrc"/>
 </resources>
 <connections/>
</ui>
